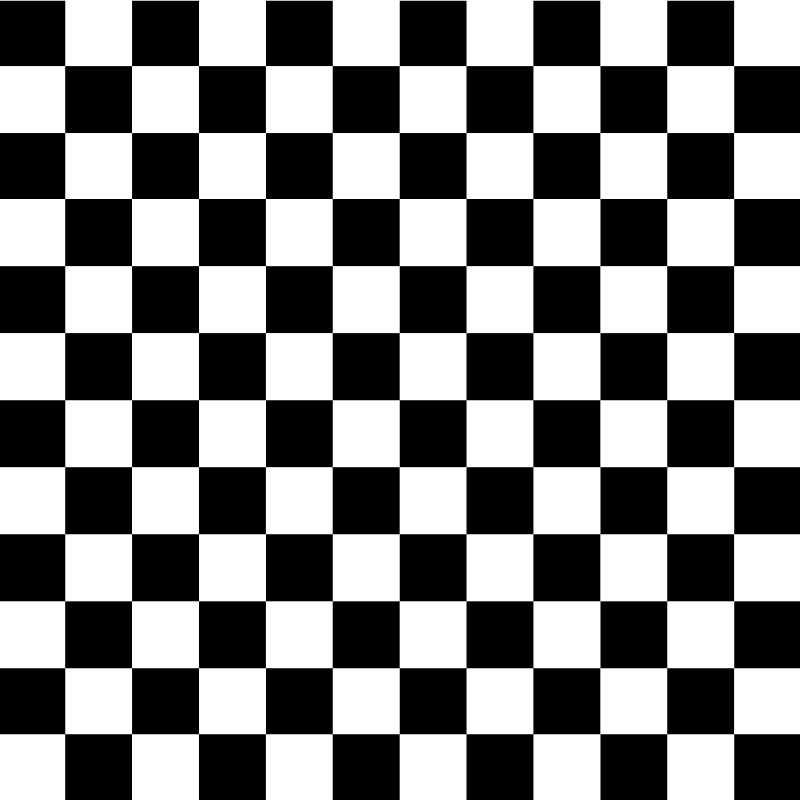
#> input picture ai_hand/camera_parameter_K/checkerboard pattern.png, 800 x 800 px, given in place of the camera
$ python find_bounds.py
#> lines starting #> are read from the running program, lines starting #| are printed output that depends on the picture
import cv2
import numpy as np
r_slider_max = 255
title_window = 'colour thresholding'
lab_colour_range = np.array(
    (((116, 124, 132),(255, 157, 255)),), dtype=np.uint8
)

cam = cv2.VideoCapture(1)

def on_r_trackbar(val):
    lab_colour_range[0][0][0] = int(val)
def on_g_trackbar(val):
    lab_colour_range[0][0][1] = int(val)
def on_b_trackbar(val):
    lab_colour_range[0][0][2] = int(val)

def on_rm_trackbar(val):
    lab_colour_range[0][1][0] = int(val)
def on_gm_trackbar(val):
    lab_colour_range[0][1][1] = int(val)
def on_bm_trackbar(val):
    lab_colour_range[0][1][2] = int(val)

running = True
cv2.namedWindow(title_window)
trackbar_name = 'Alpha x %d' % r_slider_max
cv2.createTrackbar("lmin", title_window, lab_colour_range[0][0][0], 255, on_r_trackbar)
cv2.createTrackbar("amin", title_window, lab_colour_range[0][0][1], 255, on_g_trackbar)
cv2.createTrackbar("bmin", title_window, lab_colour_range[0][0][2], 255, on_b_trackbar)
cv2.createTrackbar("lmax", title_window, lab_colour_range[0][1][0], 255, on_rm_trackbar)
cv2.createTrackbar("amax", title_window, lab_colour_range[0][1][1], 255, on_gm_trackbar)
cv2.createTrackbar("bmax", title_window, lab_colour_range[0][1][2], 255, on_bm_trackbar)
# Show some stuff
while running:
    ret, frame = cam.read()
#> frame is the input picture: shape (800, 800, 3); mean B, G, R 127.7, 127.7, 127.7
    if ret:
        frame = cv2.blur(frame, (7, 7))
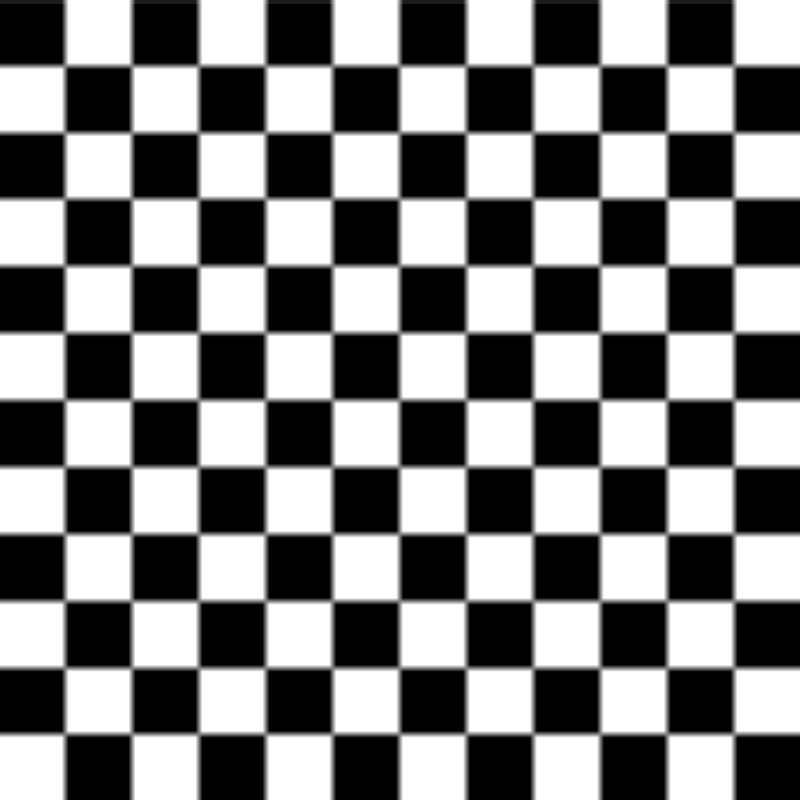
#> frame: shape (800, 800, 3); mean B, G, R 127.7, 127.7, 127.7
        lab_frame = cv2.cvtColor(frame, cv2.COLOR_BGR2LAB)
#> lab_frame: shape (800, 800, 3); mean of channels 0, 1, 2 128.6, 128, 128
        thresh_frame = cv2.inRange(lab_frame, lab_colour_range[0][0], lab_colour_range[0][1])
#> thresh_frame: shape (800, 800); every value is 0
        bgr_lab_frame = cv2.cvtColor(lab_frame, cv2.COLOR_LAB2BGR)
        bgr_thresh_frame = cv2.cvtColor(thresh_frame, cv2.COLOR_GRAY2BGR)
#> bgr_thresh_frame: shape (800, 800, 3); every value is 0
        collage = np.hstack((bgr_lab_frame, bgr_thresh_frame))
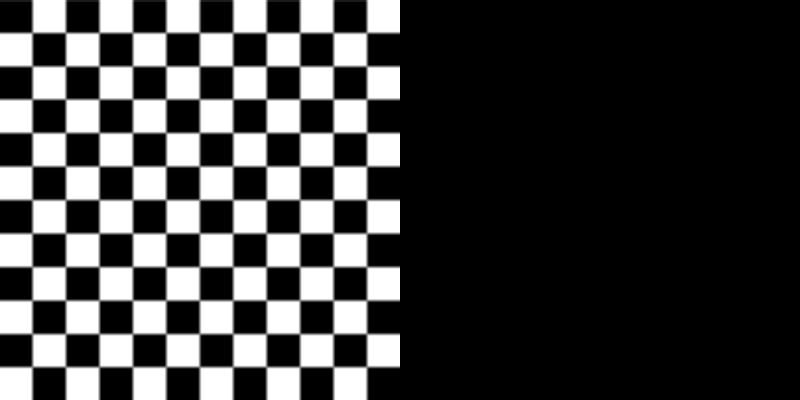
#> collage: shape (800, 1600, 3) (shown at 1/2 size); mean B, G, R 63.8, 63.8, 63.8
        cv2.imshow(title_window, collage)
    if cv2.waitKey(1) == 27:
#> (key Esc is pressed here)
        running = False

cam.release()
cv2.destroyAllWindows()
print(lab_colour_range)
